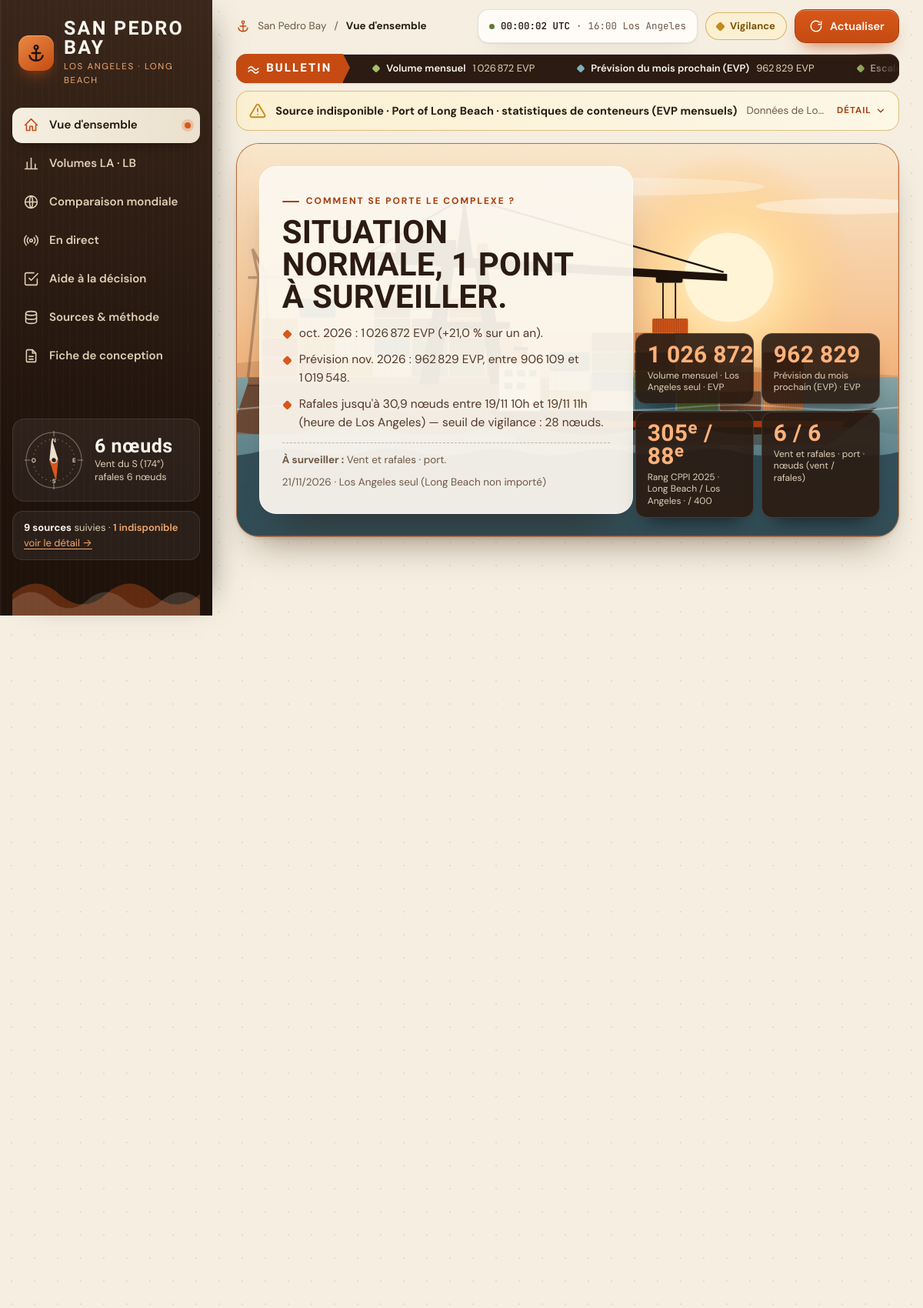
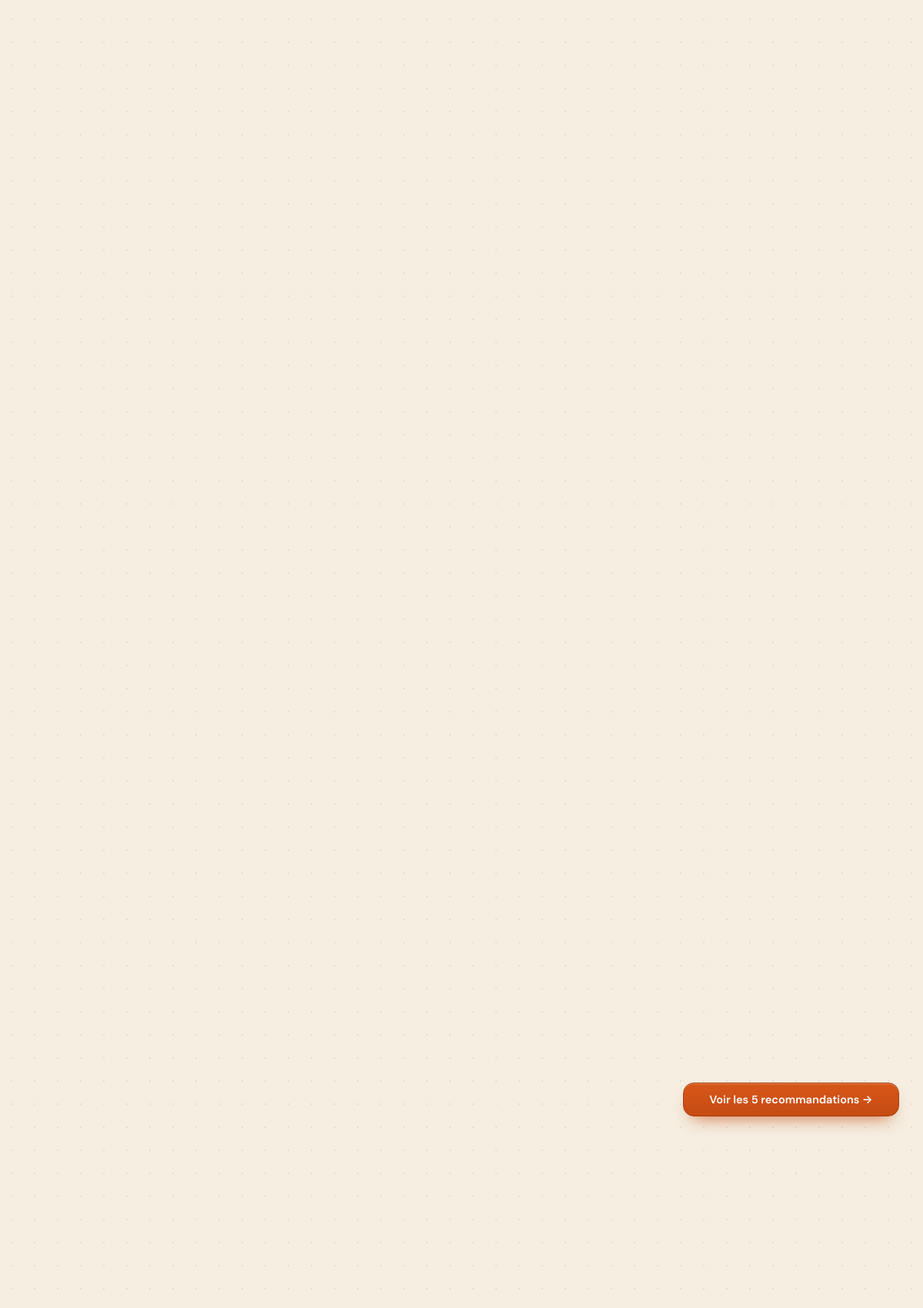
The page / (upper part) on the database its author committed (2 pictures, top to bottom).
### dashboard/models.py (models this page shows, shortened)
class DataSource(models.Model):
    STATUS = [("ok", "À jour"), ("stale", "Périmée"), ("error", "Erreur"), ("missing", "Indisponible")]
    key = models.CharField(max_length=40, unique=True)
    name = models.CharField(max_length=160)
    url = models.CharField(max_length=500, blank=True)
    kind = models.CharField(max_length=10, default="static")  # static | live
    retrieved_at = models.DateTimeField(null=True, blank=True)
    status = models.CharField(max_length=10, choices=STATUS, default="missing")
    message = models.TextField(blank=True)
    rows = models.IntegerField(default=0)
    last_period = models.CharField(max_length=40, blank=True)
    notes = models.TextField(blank=True)

### dashboard/views.py (the view)
# urls.py: path("", views.accueil, name="accueil"),
def accueil(request):
    kpis = lire("kpis", [])
    recs = lire("recs", [])
    meteo = lire("meteo", {})
    prev = lire("forecast", {})
    meta = lire("meta", {})
    t = {k["id"]: k for k in kpis}
    phrases = []
    if "volumes" in t and t["volumes"]["statut"] != "na":
        phrases.append(f"{mois_fr(meta.get('dernier_mois', '2000-01'))} : {t['volumes']['valeur']} EVP ({t['volumes']['tendance']}).")
    if prev.get("ok"):
        p = prev["prevision"][0]
        phrases.append(f"Prévision {mois_fr(p['mois'])} : {nb(p['valeur'])} EVP, entre {nb(p['bas'])} et {nb(p['haut'])}.")
    if meteo.get("disponible") and meteo["alertes"]:
        phrases.append(meteo["alertes"][0]["message"])
    elif meteo.get("disponible"):
        phrases.append("Aucun épisode de vent ou de vagues au-dessus des seuils dans les 48 prochaines heures.")
    a_surveiller = [k["titre"] for k in kpis if k["id"] in ("volumes", "escales", "ais", "vent", "vagues") and k["statut"] in ("warn", "alert")]
    return render(request, "dashboard/accueil.html", _ctx("accueil", kpis=kpis, recs=recs[:3], nb_recs=len(recs), meteo=meteo, a_surveiller=a_surveiller,
                                                          phrases=phrases, forecast=prev, anom_m=lire("anom_m", {}), meta=meta))

### dashboard/services/analytics/insights.py (called while the page is built)
def lire(cle, defaut=None):
    i = Insight.objects.filter(key=cle).first()
    return i.payload if i else defaut

### dashboard/services/collectors/ais_stream.py (called while the page is built)
def assurer():
    if settings.AISSTREAM_API_KEY and os.environ.get("AIS_AUTOSTART") != "0":
        return flux.demarrer()
    return False

### dashboard/services/fmt.py (called while the page is built)
def nb(x, d=0):
    if x is None or (isinstance(x, float) and (math.isnan(x) or math.isinf(x))):
        return "—"
    s = f"{x:,.{d}f}".replace(",", FIN_ESPACE).replace(".", ",")
    return s

def mois_fr(yyyy_mm):
    a, m = str(yyyy_mm)[:7].split("-")
    return f"{MOIS[int(m) - 1]} {a}"

### dashboard/services/registry.py (called while the page is built)
def mark_stale_live(key, max_age):
    src = DataSource.objects.filter(key=key).first()
    if src and src.retrieved_at and src.status == "ok" and timezone.now() - src.retrieved_at > timedelta(seconds=max_age):
        src.status = "stale"
        src.save(update_fields=["status"])

### dashboard/templatetags/dash.py (called while the page is built)
@register.filter
def tojson(valeur):
    return json.dumps(valeur, ensure_ascii=False)

@register.filter
def frdate(iso):
    if not iso:
        return "—"
    try:
        return datetime.fromisoformat(str(iso)).strftime("%d/%m/%Y %H:%M UTC")
    except ValueError:
        return str(iso)

@register.filter
def nbfr(x, d=0):
    return fmt.nb(x, int(d))

@register.filter
def moisfr(x):
    return fmt.mois_fr(x)

### dashboard/views.py (called while the page is built)
def _rose(deg):
    return ROSE[int(((float(deg) % 360) + 11.25) // 22.5) % 16]

def _vent():
    m = lire("meteo", {})
    c = m.get("courant") if m.get("disponible") else None
    if not c or c.get("vent") is None or c.get("direction") is None:
        return None
    return {"kn": c["vent"], "rafales": c.get("rafales"), "dir": c["direction"], "rose": _rose(c["direction"])}

def _ticker():
    return [{"titre": k["titre"].split(" · ")[0], "valeur": k["valeur"], "unite": k["unite"], "statut": k["statut"]}
            for k in lire("kpis", []) if k.get("statut") != "na"]

### dashboard/templates/dashboard/accueil.html (shortened to what this page needs)
{% extends "dashboard/base.html" %}
{% load dash %}
{% block tete %}
<section class="harbor" aria-labelledby="titre-situation">
  <div class="harbor-panel">
    <div class="kicker">Comment se porte le complexe ?</div>
    <h1 id="titre-situation">{% if synthese.niveau == 'alerte' %}Une alerte demande une décision aujourd'hui.{% elif synthese.niveau == 'vigilance' %}Situation normale, {{ a_surveiller|length }} point{{ a_surveiller|length|pluralize }} à surveiller.{% elif synthese.niveau == 'ok' %}Activité normale, aucun seuil franchi.{% else %}Situation en cours de calcul.{% endif %}</h1>
    <ul>{% for p in phrases %}<li>{{ p }}</li>{% endfor %}</ul>
    {% if a_surveiller %}<p class="watch"><b>À surveiller :</b> {{ a_surveiller|join:" · " }}.</p>{% endif %}
    <p class="watch" style="border:0;padding-top:0;margin-top:8px">{{ maintenant|date:"d/m/Y" }} · {{ perimetre }}</p>
  </div>
  <div class="harbor-stats" aria-label="Chiffres clés">
    {% for t in kpis %}{% if t.id == 'volumes' or t.id == 'prevision' or t.id == 'cppi' or t.id == 'vent' %}
    <div class="hstat"><b class="num" data-count>{{ t.valeur }}</b><span>{{ t.titre }}{% if t.unite %} · {{ t.unite }}{% endif %}</span></div>
    {% endif %}{% endfor %}
  </div>
</section>
{% endblock %}
{% block content %}
<section class="tiles mt" data-stagger aria-label="Indicateurs clés">
</section>
<section class="grid g-2-1 mt2">
  <div style="display:grid;gap:clamp(14px,1.6vw,22px);align-content:start">
    <a class="btn primary" href="/decision/" style="justify-content:center">Voir les {{ nb_recs }} recommandations →</a>
  </div>
</section>
<section class="grid g2 mt">
</section>
{% endblock %}

### dashboard/templates/dashboard/base.html (shortened to what this page needs)
{% load static dash %}<!doctype html>
<html lang="fr">
<head>
  <link rel="stylesheet" href="{% static 'dashboard/css/dashboard.css' %}">
</head>
<body>
<div class="app">
  <aside class="rail" aria-label="Navigation principale">
    <a class="brand" href="{% url 'accueil' %}" aria-label="San Pedro Bay, retour à la vue d'ensemble">
      <div class="brand-mark"><svg viewBox="0 0 24 24" aria-hidden="true"><circle cx="12" cy="5" r="2.2"/><path d="M12 7.2V21M7 12h10M4 15c1 4 4.2 6 8 6s7-2 8-6"/></svg></div>
      <div><b>San Pedro Bay</b><span>Los Angeles · Long Beach</span></div>
    </a>
    <nav class="nav">
      {% for slug, nom, icone in pages %}
      <a href="{% if slug == 'accueil' %}{% url 'accueil' %}{% else %}/{{ slug }}/{% endif %}" class="{% if page == slug %}on{% endif %}" {% if page == slug %}aria-current="page"{% endif %}>
        <svg viewBox="0 0 24 24" aria-hidden="true"><path d="{{ icone }}"/></svg><span>{{ nom }}</span></a>
      {% endfor %}
    </nav>
    <div class="rail-foot">
      <div class="compass-card" role="group" aria-label="Vent actuel">
        <svg class="compass" viewBox="0 0 100 100" aria-hidden="true">
          <circle class="ring" cx="50" cy="50" r="44"/><circle class="ring" cx="50" cy="50" r="33" stroke-dasharray="2 5"/>
          <path class="tick" d="M50 4v8M50 88v8M4 50h8M88 50h8"/>
          <text class="lbl" x="50" y="22">N</text><text class="lbl" x="82" y="54">E</text><text class="lbl" x="50" y="86">S</text><text class="lbl" x="18" y="54">O</text>
          <g class="needle" id="needle" data-deg="{{ vent.dir|default_if_none:'' }}"><polygon class="north" points="50,16 57,50 43,50"/><polygon class="south" points="50,84 57,50 43,50"/><circle cx="50" cy="50" r="4.2" fill="#2b1b12" stroke="#ebe0cd" stroke-width="1.6"/></g>
        </svg>
        <div>{% if vent %}<b>{{ vent.kn|nbfr:0 }} nœuds</b><span>Vent du {{ vent.rose }} ({{ vent.dir|nbfr:0 }}°){% if vent.rafales %}<br>rafales {{ vent.rafales|nbfr:0 }} nœuds{% endif %}</span>{% else %}<b>Vent</b><span>Prévision indisponible</span>{% endif %}</div>
      </div>
      <div class="src-card"><b>{{ sources|length }} sources</b> suivies ·
        {% if sources_ko %}<span class="bad">{{ sources_ko|length }} indisponible{{ sources_ko|length|pluralize }}</span>{% else %}<span class="good">toutes disponibles</span>{% endif %}
        <br><a href="/sources/">voir le détail →</a></div>
    </div>
  </aside>
  <main class="main" id="contenu" tabindex="-1">
    <div class="toolbar">
      <div class="crumbs"><svg viewBox="0 0 24 24" aria-hidden="true"><circle cx="12" cy="5" r="2.2"/><path d="M12 7.2V21M7 12h10M4 15c1 4 4.2 6 8 6s7-2 8-6"/></svg>San Pedro Bay <span aria-hidden="true">/</span>
        <b>{% for slug, nom, icone in pages %}{% if slug == page %}{{ nom }}{% endif %}{% endfor %}</b></div>
      <div class="top-right">
        <div class="clock" aria-label="Heure"><i aria-hidden="true"></i><b id="clock-utc">--:--:-- UTC</b> · <span id="clock-la">--:--</span></div>
        {% with n=synthese.niveau %}<span class="pill {{ n }}" role="status"><i aria-hidden="true"></i>{% if n == 'ok' %}Situation normale{% elif n == 'vigilance' %}Vigilance{% elif n == 'alerte' %}Alerte{% else %}État inconnu{% endif %}</span>{% endwith %}
        <button class="btn primary" id="btn-refresh" type="button" aria-label="Actualiser les données" title="Actualise la météo si elle a plus de 15 minutes (Maj + clic : forcer)">
          <svg viewBox="0 0 24 24" aria-hidden="true"><path d="M21 12a9 9 0 11-3-6.7M21 4v5h-5"/></svg><span class="lbl">Actualiser</span></button>
      </div>
    </div>
    <div class="stage">
    {% if ticker %}
    <div class="ticker" role="marquee" aria-label="Bulletin portuaire">
      <div class="ticker-tag" aria-hidden="true"><svg viewBox="0 0 24 24" width="17" height="17" style="stroke:#fff;fill:none;stroke-width:2.2;stroke-linecap:round;stroke-linejoin:round"><path d="M3 17c3-4 6-4 9 0s6 4 9 0M3 11c3-4 6-4 9 0s6 4 9 0"/></svg><span>Bulletin</span></div>
      <div class="ticker-track">
        {% for rep in "12" %}{% for t in ticker %}<span class="ticker-item" {% if forloop.parentloop.counter == 2 %}aria-hidden="true"{% endif %}><i class="{{ t.statut }}"></i><b>{{ t.titre }}</b><span>{{ t.valeur }} {{ t.unite }}</span></span>{% endfor %}{% endfor %}
      </div>
    </div>
    {% endif %}
    {% for s in bannieres %}
      <details class="banner fold {% if s.status == 'error' %}red{% elif s.key == 'ais_live' %}blue{% endif %}" role="status">
        <summary><svg viewBox="0 0 24 24" aria-hidden="true"><path d="M12 9v4M12 17h.01M10.3 3.9L1.8 18a2 2 0 001.7 3h17a2 2 0 001.7-3L13.7 3.9a2 2 0 00-3.4 0z"/></svg>
          <b>Source indisponible · {{ s.name }}</b><span class="peek">{{ s.message }}</span>
          <span class="more">Détail <svg viewBox="0 0 24 24" aria-hidden="true"><path d="M6 9l6 6 6-6"/></svg></span></summary>
        <p class="body">{{ s.message }}</p></details>
    {% endfor %}
    {% block tete %}{% endblock %}
    {% block content %}{% endblock %}
    </div>
  </main>
</div>
</body>
</html>

### rows shown on the page
DataSource: name "Port of Long Beach · statistiques de conteneurs (EVP mensuels)", message "Données de Lo…"

### other values the page prints
{{ nom }} "Vue d'ensemble" "Volumes LA · LB" "Comparaison mondiale" "En direct" "Aide à la décision" "Sources & méthode" "Fiche de conception"
{{ vent.kn|nbfr:0 }} "6"
{{ vent.rose }} "S"
{{ vent.dir|nbfr:0 }} "174"
{{ vent.rafales|nbfr:0 }} "6"
{{ sources|length }} "9"
{{ sources_ko|length }} "1"
{{ nom }} "Vue d'ensemble"
{{ t.titre }} "Volume mensuel" "Prévision du mois prochain (EVP)"
{{ t.valeur }} "1 026 872" "962 829"
{{ t.unite }} "EVP" "EVP"
{{ a_surveiller|length }} "1"
{{ p }} "oct. 2026 : 1 026 872 EVP (+21,0 % sur un an)." "Prévision nov. 2026 : 962 829 EVP, entre 906 109 et 1 019 548." "Rafales jusqu'à 30,9 nœuds entre 19/11 10h et 19/11 11h (heure de Los Angeles) — seuil de vigilance : 28 nœuds."
{{ a_surveiller|join:" · " }} "Vent et rafales · port"
{{ perimetre }} "Los Angeles seul (Long Beach non importé)"
